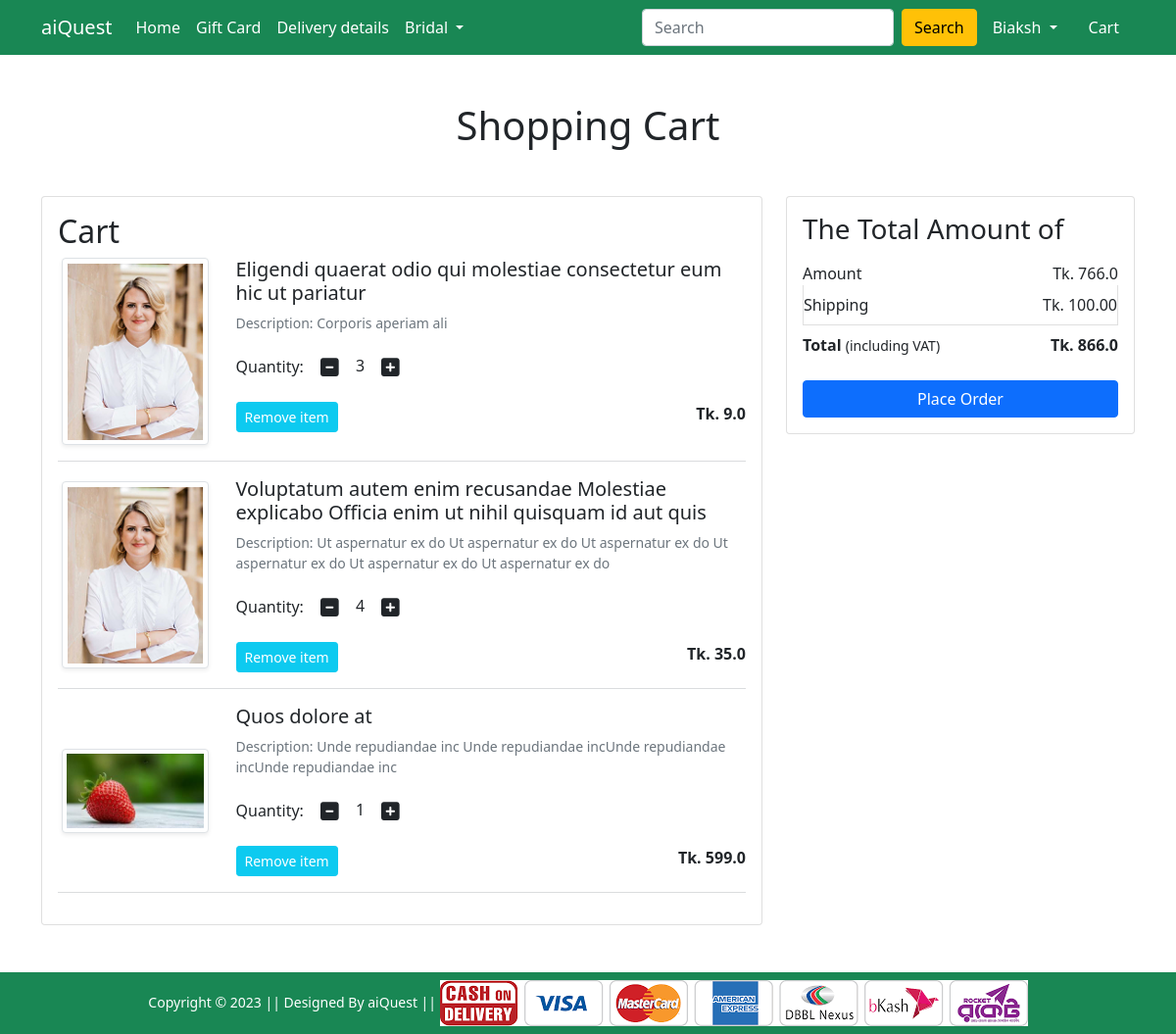
The app's page /cart/ (signed in) with its own data.
### Shop/models.py (models this page shows, shortened)
class Card(models.Model):
    user = models.ForeignKey(User, on_delete=models.CASCADE)
    product = models.ForeignKey(Product, on_delete=models.CASCADE)
    quantity = models.PositiveIntegerField(default=1)

class Product(models.Model):
    title = models.CharField(max_length=300)
    selling_price = models.FloatField()
    discounted_price = models.FloatField()
    description = models.TextField()
    brand = models.CharField(max_length=40)
    category = models.CharField(choices=CATEGORY_CHOICES , max_length=3)
    product_image = models.ImageField(upload_to='productImg')

### Shop/views.py (the view)
# urls.py: path('cart/', views.show_card, name="show_cart"),
def show_card(request):
 if request.user.is_authenticated:
  user =request.user
  amount = 0
  shipping_amount =100
  total_amount = 0
  cart_product = [p for p in Card.objects.all() if p.user == user]
  if cart_product:
   for p in cart_product:
    temp_amount = (p.quantity * p.product.discounted_price)
    amount = temp_amount + amount
    totalamount = amount + shipping_amount
  else:
   return render(request, 'Shop/emptycart.html')
  cart = Card.objects.filter(user=user)
  return render(request, 'Shop/addtocart.html', {'carts':cart, 'totalamount': totalamount, 'amount':amount})

### Shop/templates/Shop/addtocart.html (shortened to what this page needs)
{% extends 'Shop/base.html' %}
{% load static %}
{% block main-content %}
<div class="container my-5">
    <div class="row">
        <h1 class="text-center mb-5">Shopping Cart</h1>
        <div class="col-sm-8">
            <div class="card">
                <div class="card-body">
                    <h2>Cart </h2>
                    {% for cart in carts %}
                    <div class="row">
                        <div class="col-sm-3 text-center align-self-center"><img
                                src="{{cart.product.product_image.url}}" alt="" srcset=""
                                class="img-fluid img-thumbnail shadow-sm" height="150" width="150"> </div>
                        <div class="col-sm-9">
                            <div>
                                <h5>{{cart.product.title}}</h5>
                                <p class="mb-2 text-muted small">Description: {{cart.product.description}}</p>
                                <div class="my-3">
                                    <label for="quantity">Quantity:</label>
                                    <a pid="{{cart.product.id}}" class="minus-cart btn"><i class="fas fa-minus-square fa-lg"></i></a>
                                    <span id="quantity">{{cart.quantity}}</span>
                                    <a pid="{{cart.product.id}}" class="plus-cart btn"><i class="fas fa-plus-square fa-lg"></i></a>
                                </div>
                                <div class="d-flex justify-content-between">
                                    <a pid="{{cart.product.id}}" href="#" class="btn btn-sm btn-info remove-cart  text-white mr-3">Remove item </a>
                                    <p class="mb-0"><span><strong>Tk. {{cart.product.discounted_price}}</strong></span></p>
                                </div>
                            </div>
                        </div>
                    </div>
                    <hr class="text-muted">
                     {% endfor %}
                </div>
            </div>
        </div>
        <div class="col-sm-4">
            <div class="card">
                <div class="card-body">
                    <h3>The Total Amount of</h3>
                    <ul class="list-group">
                        <li
                            class="list-group-item d-flex justify-content-between align-items-center border-0 px-0 pb-0">
                            Amount<span >Tk. <span id="amount">{{amount}}</span></span></li>
                        <li class="list-group-item d-flex justify-content-between align-items-center px-0">
                            Shipping<span>Tk. 100.00</span></li>
                        <li
                            class="list-group-item d-flex justify-content-between align-items-center border-0 px-0 mb-3">
                            <div>
                                <strong>Total</strong> <small>(including VAT)</small>
                            </div>
                            <span><strong>Tk. <strong id="totalamount"> {{totalamount}}</strong> </strong></span>
                        </li>
                    </ul>
                    <div class="d-grid"><a href="{% url 'checkout' %}" class="btn btn-primary">Place Order</a></div>
                </div>
            </div>
        </div>
    </div>
</div>
{% endblock main-content %}

### Shop/templates/Shop/base.html (shortened to what this page needs)
<!doctype html>
{% load static %}
<html lang="en">
<head>
    <link href="https://cdn.jsdelivr.net/npm/bootstrap@5.0.0-beta1/dist/css/bootstrap.min.css" rel="stylesheet"
>
    <link rel="stylesheet" href="{% static 'Shop/css/owl.carousel.min.css' %}">
    <link rel="stylesheet" href="{% static 'Shop/css/all.min.css' %}">
    <link rel="stylesheet" href="{% static 'Shop/css/style.css' %}">
</head>
<body>
    <nav class="navbar navbar-expand-lg navbar-dark bg-success">
        <div class="container">
            <a class="navbar-brand" href="/">aiQuest</a>
            <div class="collapse navbar-collapse" id="navbarSupportedContent">
                <ul class="navbar-nav me-auto mb-2 mb-lg-0">
                    <li class="nav-item">
                        <a class="nav-link active" aria-current="page" href="/">Home</a>
                    </li>
                    <li class="nav-item">
                        <a class="nav-link active" aria-current="page" href="#">Gift Card</a>
                    </li>
                    <li class="nav-item">
                        <a class="nav-link active" aria-current="page" href="#">Delivery details</a>
                    </li>
                    <li class="nav-item dropdown">
                        <a class="nav-link dropdown-toggle text-white" href="#" id="electronicsDropdown" role="button"
                            data-bs-toggle="dropdown" aria-expanded="false">
                            Bridal
                        </a>
                    </li>
                </ul>
                <form class="d-flex">
                    <input class="form-control me-2" type="search" placeholder="Search" aria-label="Search">
                    <button class="btn btn-warning" type="submit">Search</button>
                </form>
                <div>
                    <ul class="navbar-nav me-auto mb-2 mb-lg-0">
                        {% if request.user.is_authenticated %}
                        <li class="nav-item dropdown mx-2">
                            <a class="nav-link dropdown-toggle text-white" href="#" id="profileDropdown" role="button"
                                data-bs-toggle="dropdown" aria-expanded="false">
                                {{request.user|capfirst}}
                            </a>
                        </li>
                        <li class="nav-item mx-2">
                            <a href="{% url 'show_cart' %}" class="nav-link text-white"> Cart </a>
                        </li>
                        {% endif %}
                    </ul>
                </div>
            </div>
        </div>
    </nav>
    {% block main-content %} {% endblock main-content %}
    <footer class="container-fluid bg-success text-center p-2 mt-5">
        <small class="text-white">Copyright &copy; 2023 || Designed By aiQuest || </small>
        <img src="{% static 'Shop/images/paymentlogo.png' %}" alt="" srcset="" class="img-fluid" height="2px">
    </footer>
</body>
</html>

### records on screen
Card: product.product_image (picture), product "Eligendi quaerat odio qui molestiae consectetur eum hic ut pariatur", product.description "Corporis aperiam ali", quantity "3", product.discounted_price "9.0"
Card: product.product_image (picture), product "Voluptatum autem enim recusandae Molestiae explicabo Officia enim ut nihil quisquam id aut quis", product.description "Ut aspernatur ex do Ut aspernatur ex do Ut aspernatur ex do Ut aspernatur ex do Ut aspernatur ex do Ut aspernatur ex do", quantity "4", product.discounted_price "35.0"
Card: product.product_image (picture), product "Quos dolore at", product.description "Unde repudiandae inc Unde repudiandae incUnde repudiandae incUnde repudiandae inc", quantity "1", product.discounted_price "599.0"

### other values on screen
{{ request.user|capfirst }} "Biaksh"
{{ amount }} "766.0"
{{ totalamount }} "866.0"
